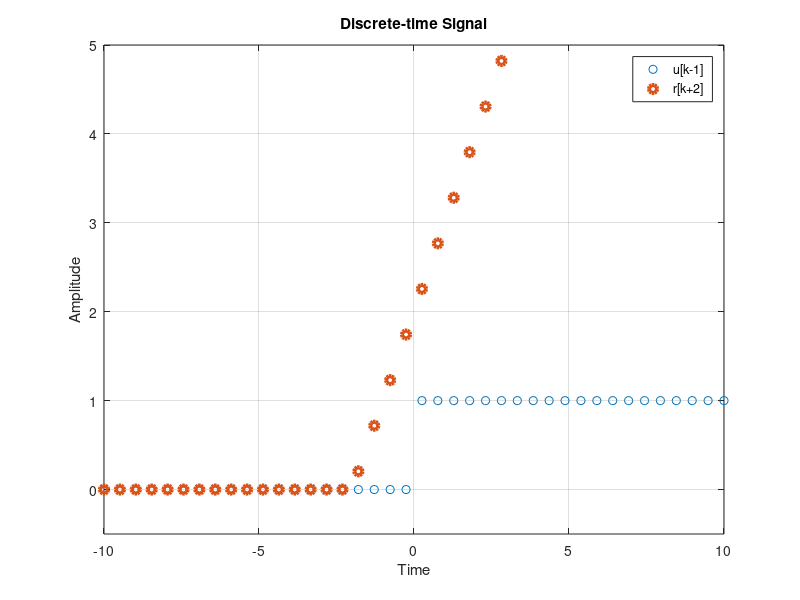

Write MATLAB code to recreate this figure.
%% NAME: CAT PHUOC LE
%% PART 1
%% 1. Unit Step Signal
t=linspace(-10,10,1000);
u1=[];
for i=1:1000
    if t(i)<0
        u1(i)=0;
    else
        u1(i)=1;
    end
end
plot(t,u1,'LineWidth',6);
title('Unit Step Signal'); xlabel('Time'); ylabel('Amplitude'); legend('u(t)');
axis([-10 10 -0.5 1.5]); grid on;

%% 1.(continued) Shifted Step Signal
t=linspace(-10,10,1000);
u2=[];
for i=1:1000
    if t(i)<3
        u2(i)=0;
    else
        u2(i)=1;
    end
end
u3=[];
for i=1:1000
    if t(i)<5
        u3(i)=0;
    else
        u3(i)=1;
    end
end
subplot(2,1,1), plot(t,u2,'LineWidth',6);
title('Step Signal'); xlabel('Time'); ylabel('Amplitude'); legend('u(t-3)');
axis([-10 10 -0.5 1.5]); grid on;
subplot(2,1,2), plot(t,u3,'LineWidth',6);
title('Step Signal'); xlabel('Time'); ylabel('Amplitude'); legend('u(t-5)')
axis([-10 10 -0.5 1.5]); grid on;

%% 2. Unit Rectangular Pulse
t=linspace(-10,10,1000);
p1=[];
for i=1:1000
    if t(i)<=3 && t(i)>=-3
        p1(i)=1;
    else
        p1(i)=0;
    end
end
clf
plot(t,p1,'LineWidth',6);
title('Unit Rectangular Pulse'); xlabel('Time'); ylabel('Amplitude'); legend('p(t)');
axis([-10 10 -0.5 1.5]); grid on;

%% 2.(continued) Shifted Rectangular Pulse
t=linspace(-10,10,1000);
p2=[];
for i=1:1000
    if t(i)<=3+3 && t(i)>=-3+3
        p2(i)=1;
    else
        p2(i)=0;
    end
end
p3=[];
for i=1:1000
    if t(i)<=3-5 && t(i)>=-3-5
        p3(i)=1;
    else
        p3(i)=0;
    end
end
subplot(2,1,1), plot(t,p2,'LineWidth',6);
title('Rectangular Pulse'); xlabel('Time'); ylabel('Amplitude'); legend('p(t-3)');
axis([-10 10 -0.5 1.5]); grid on;
subplot(2,1,2), plot(t,p3,'LineWidth',6);
title('Rectangular Pulse'); xlabel('Time'); ylabel('Amplitude'); legend('p(t+5)');
axis([-10 10 -1 2]); grid on;
%% 3. Unit Ramp Signal
t=linspace(-10,10,1000);
r1=[];
for i=1:1000
    if t(i)<0
        r1(i)=0;
    else
        r1(i)=t(i);
    end
end
clf
plot(t,r1,'LineWidth',6);
title('Unit Ramp Signal'); xlabel('Time'); ylabel('Amplitude'); legend('r(t)');
axis([-10 10 -2 10]); grid on;

%% 3.(continued) Shifted Ramp Signal
t=linspace(-10,10,1000);
r2=[];
for i=1:1000
    if t(i)<3
        r2(i)=0;
    else
        r2(i)=t(i)-3;
    end
end
r3=[];
for i=1:1000
    if t(i)<-5
        r3(i)=0;
    else
        r3(i)=t(i)+5;
    end
end
subplot(2,1,1), plot(t,r2,'LineWidth',6);
title('Unit Ramp Signal'); xlabel('Time'); ylabel('Amplitude'); legend('r(t-3)');
axis([-10 10 -2 10]); grid on;
subplot(2,1,2), plot(t,r3,'LineWidth',6);
title('Unit Ramp Signal'); xlabel('Time'); ylabel('Amplitude'); legend('r(t+5)');
axis([-10 10 -2 10]); grid on;
%% 4. Unit Triangle Pulse
t=linspace(-10,10,1000);
d1=[];
for i=1:1000
    if t(i)>=-2 && t(i)<=0
        d1(i)=2+t(i);
    elseif t(i)>0 && t(i)<=2
        d1(i)=2-t(i);
    else
        d1(i)=0;
    end
end
clf
plot(t,d1,'LineWidth',6);
title('Unit Triangle Pulse'); xlabel('Time'); ylabel('Amplitude'); legend('d(t)');
axis([-10 10 -0.5 2.5]); grid on;
%% 4.(continued) Shifted Triangle Pulse
t=linspace(-10,10,1000);
d2=[];
for i=1:1000
    if t(i)>=-2+3 && t(i)<=0+3
        d2(i)=2+t(i)-3;
    elseif t(i)>0+3 && t(i)<=2+3
        d2(i)=2-t(i)+3;
    else
        d2(i)=0;
    end
end
d3=[];
for i=1:1000
    if t(i)>=-2-5 && t(i)<=0-5
        d3(i)=2+t(i)+5;
    elseif t(i)>0-5 && t(i)<=2-5
        d3(i)=2-t(i)-5;
    else
        d3(i)=0;
    end
end
subplot(2,1,1), plot(t,d2,'LineWidth',6);
title('Triangle Pulse'); xlabel('Time'); ylabel('Amplitude'); legend('d(t-3)');
axis([-10 10 -0.5 2.5]); grid on;
subplot(2,1,2), plot(t,d3,'LineWidth',6);
title('Triangle Pulse'); xlabel('Time'); ylabel('Amplitude'); legend('d(t+5)');
axis([-10 10 -0.5 2.5]); grid on;
%% PART 2
%% 5/ Impulse Delta Signal
t=linspace(-10,10,1000);
x=[];
for i=1:1000
    if t(i)<=0.3 && t(i)>=-0.3
        x(i)=1/0.3;
    else
        x(i)=0;
    end
end
y=[];
for i=1:1000
    if t(i)<=0.2 && t(i)>=-0.2
        y(i)=1/0.2;
    else
        y(i)=0;
    end
end
z=[];
for i=1:1000
    if t(i)<=0.1 && t(i)>=-0.1
        z(i)=1/0.1;
    else
        z(i)=0;
    end
end
clf
plot(t,x,'red',t,y,'green',t,z,'blue','LineWidth',3);
title('Impulse Delta Signal'); xlabel('Time'); ylabel('Amplitude');
legend('tau=0.3','tau=0.2','tau=0.1');
axis([-2 2 -1 10]); grid on;
%% 6/ sinc(t) Fuction
t1=-5:0.1:5; t2=-15:0.1:15; t3=-30:0.1:30;
y1=sin(pi*t1)./(pi*t1);
y2=sin(pi*t2)./(pi*t2);
y3=sin(pi*t3)./(pi*t3);
subplot(3,1,1), plot(t1,y1);
title('Graph of sinc(t), -5<t<5'); xlabel('Time'); ylabel('Amplitude');
subplot(3,1,2), plot(t2,y2);
title('Graph of sinc(t), -15<t<15'); xlabel('Time'); ylabel('Amplitude');
subplot(3,1,3), plot(t3,y3);
title('Graph of sinc(t), -30<t<30'); xlabel('Time'); ylabel('Amplitude');
%% PART 3
%% 7/ sin(t) Function
t=[0:0.1:6.28];
y1=sin(t);
y2=sin(2*t);
y3=sin(5*t);
clf
plot(t,y1,'o',t,y2,'--',t,y3);
title('sin(t) Function'); xlabel('Time'); ylabel('Amplitude');
legend('sin(t)','sin(2t)','sin(3t)'); grid on;
%% 8/ Scaled sin(t) Function
t=[0:0.1:6.28];
y1=sin(4*(t-1));
y2=sin(2*t-3);
plot(t,y1,'o',t,y2);
title('Scaled sin(t) Function'); xlabel('Time'); ylabel('Amplitude');
legend('sin(4(t-1))','sin(2t-3)'); grid on;
%% 9/ Exponential Funtion
t=[0:0.1:6.28];
y1=exp(-0.5*t).*sin(0.5*t);
y2=exp(-t).*sin(t);
y3=exp(-5*t).*sin(5*t);
plot(t,y1,'o',t,y2,'--',t,y3)
title('Graph of e^(^-^a^t^)sin(at)'); xlabel('Time'); ylabel('Amplitude');
legend('a=0.5','a=1','a=5'); grid on;
%% PART 4
%% 10/ Combination of Unit Step Signal & Unit Ramped Signal
t=linspace(-10,10,1000);
u=[];
for i=1:1000
    if t(i)<0
        u(i)=0;
    else
        u(i)=1;
    end
end
r=[];
for i=1:1000
    if t(i)<0
        r(i)=0;
    else
        r(i)=t(i);
    end
end
y=[];
for i=1:1000
    y(i)=u(i)+r(i);
end
plot(t,y,'LineWidth',6);
title('Graph of u(t)+r(t)'); xlabel('Time'); ylabel('Amplitude');
axis([-10 10 -1 10]);
grid on;
%% 11/ Combination of Rectangular Pulse & Triangle Pulse
t=linspace(-10,10,1000);
p2=[];
for i=1:1000
    if t(i)<=1 && t(i)>=-1
        p2(i)=1;
    else
        p2(i)=0;
    end
end
d3=[];
for i=1:1000
    if t(i)>=-1.5 && t(i)<=0
        d3(i)=1.5+t(i);
    elseif t(i)>0 && t(i)<=1.5
        d3(i)=1.5-t(i);
    else
        d3(i)=0;
    end
end
y=[];
for i=1:1000
    y(i)=p2(i)+d3(i);
end
plot(t,y,'LineWidth',6);
title('Graph of p2(t)+d3(t)'); xlabel('Time'); ylabel('Amplitude');
axis([-6 6 -1 6]);
grid on;
%% PART 5
%% 13/ Discrete-time Signal
t1=linspace(-10,10,40);
y=[];
for i=1:40
    if t1(i)<0
        y(i)=0;
    else
        y(i)=1;
    end
end
t2=linspace(-10,10,40);
z=[];
for i=1:40
    if t2(i)<-2
        z(i)=0;
    else
        z(i)=t2(i)+2;
    end
end
plot(t1,y,'o',t2,z,'o','LineWidth',3);
title('Discrete-time Signal'); xlabel('Time'); ylabel('Amplitude');
legend('u[k-1]','r[k+2]');
axis([-10 10 -0.5 5]);
grid on;
